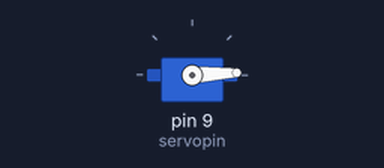
A sketch run on a simulated Arduino Uno, built with avr-gcc and run on an emulated ATmega328P. On the bench: servo.

Above: at 0.05 s.
At 2.05 s:
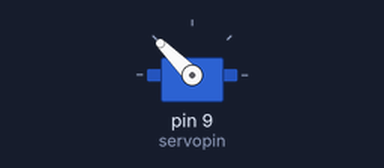
At 4.1 s:
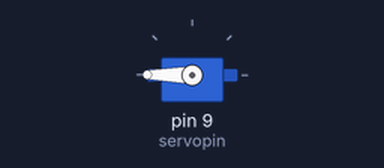
At 8.15 s:
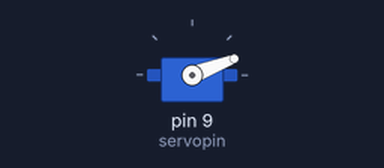
Timing chart, 0 to 14.9 s (numbered marks = the images above):
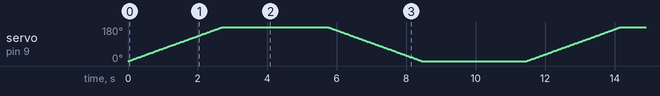

The sketch:

Servo_motor.ino
```cpp
#include<Servo.h>
Servo myservo;
int servopin=9;

void setup() {
myservo.attach(servopin);
}

void loop() {

int pos=0;
int dt=15;
for(pos=0;pos<=180;pos++)
{
  myservo.write(pos);
  delay(dt);
}
delay(3000);
for(pos=180;pos>=0;pos--)
{
  myservo.write(pos);
  delay(dt);
}
delay(3000);
}
```
